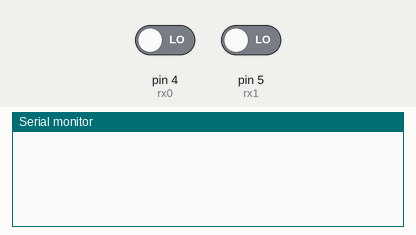
This sketch was run on a simulated Arduino Uno, built with avr-gcc and run on an emulated ATmega328P. Shown: the last lines printed to the serial monitor. The inputs (shaded band) are chosen by the test bench; at power-on: pin 4 (rx0) LOW, pin 5 (rx1) LOW.

Above: at 1.2 s.
1.3 s: pin 4 (rx0) driven HIGH
At 1.8 s:
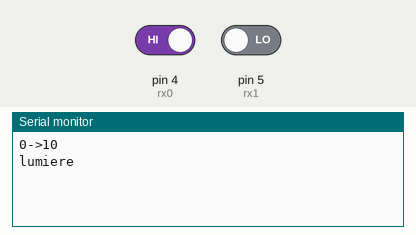
2.8 s: pin 5 (rx1) driven HIGH
At 4.1 s:
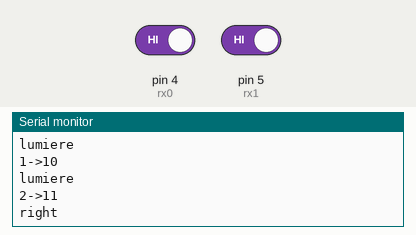
5.8 s: pin 4 (rx0) driven LOW
At 6.8 s:
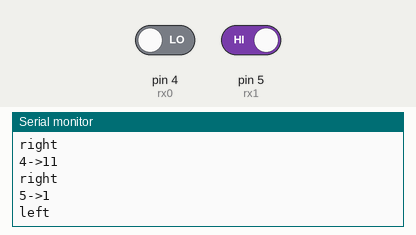
Timing chart, 0 to 8.8 s (numbered marks = the images above; inputs shaded):
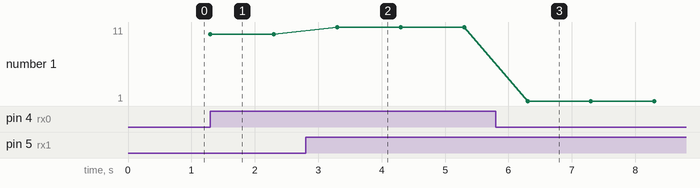

The sketch:

rx480e.ino
```cpp
int rx0 = 4;    // pushbutton connected to digital pin 7
int rx1 = 5;    // pushbutton connected to digital pin 7
int vrx0 = 0;
int vrx1 = 0;
int cnt=0;
void setup() {
  // put your setup code here, to run once:
  Serial.begin(9600);
  pinMode(rx0, INPUT);    // sets the digital pin 7 as input
  pinMode(rx1, INPUT);
}

void loop() {
  // put your main code here, to run repeatedly:
    vrx0 = digitalRead(rx0);   // read the input pin
    vrx1 = digitalRead(rx1);   // read the input pin
    int msum = (vrx0*10)+vrx1;
    if(msum>0){
      Serial.print(cnt++);
      Serial.print("->");
      Serial.println(msum);
      if(msum==1)Serial.println("left");
      else if(msum==11)Serial.println("right");
      else if(msum==10)Serial.println("lumiere");
      delay(1000);
    }

}
```

Measured:
- after the input at 1.3 s, the serial monitor: prints a new line at once (image 1)
- after the input at 2.8 s, the serial monitor: prints a new line after 0.50 s (image 2)
- after the input at 5.8 s, the serial monitor: prints a new line after 0.50 s (image 3)
- plotted number 1: 10 → 11 after the input at 2.8 s, 11 → 1 after the input at 5.8 s
